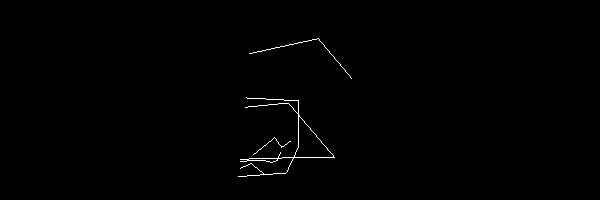

Reproduce this figure in Python.
#!/usr/bin/env python
# Demonstrate clipping polyline cells from an unstructured grid with a plane.

import os

import vtkmodules.vtkInteractionStyle  # noqa: F401
import vtkmodules.vtkRenderingOpenGL2  # noqa: F401

from vtkmodules.vtkCommonDataModel import vtkPlane
from vtkmodules.vtkFiltersGeneral import vtkClipDataSet
from vtkmodules.vtkFiltersGeometry import vtkDataSetSurfaceFilter
from vtkmodules.vtkIOXML import vtkXMLUnstructuredGridReader
from vtkmodules.vtkRenderingCore import (
    vtkActor,
    vtkPolyDataMapper,
    vtkRenderWindow,
    vtkRenderWindowInteractor,
    vtkRenderer,
)

data_dir = os.environ.get("VPE_DATA_DIR", os.path.dirname(os.path.abspath(__file__)))

# Read input dataset with polyline cells.
reader = vtkXMLUnstructuredGridReader()
reader.SetFileName(os.path.join(data_dir, "poly_lines.vtu"))
reader.Update()
dataset = reader.GetOutput()

# Clip the dataset.
clipper = vtkClipDataSet()
clipper.SetInputData(dataset)
plane = vtkPlane()
plane.SetNormal(1, 0, 0)
plane.SetOrigin(0, 1.6149157704255361, -0.98122887884924)
clipper.SetClipFunction(plane)
clipper.Update()

# Get surface representation to render.
surface_filter = vtkDataSetSurfaceFilter()
surface_filter.SetInputData(clipper.GetOutput())
surface_filter.Update()

mapper = vtkPolyDataMapper()
mapper.SetInputData(surface_filter.GetOutput())

actor = vtkActor()
actor.SetMapper(mapper)
actor.GetProperty().SetRepresentationToSurface()
actor.GetProperty().EdgeVisibilityOn()

renderer = vtkRenderer()
renderer.AddActor(actor)

render_window = vtkRenderWindow()
render_window.SetSize(600, 200)
render_window.AddRenderer(renderer)
render_window.SetWindowName("clip poly line")

renderer.ResetCamera()

interactor = vtkRenderWindowInteractor()
interactor.SetRenderWindow(render_window)

interactor.Initialize()
interactor.Start()
